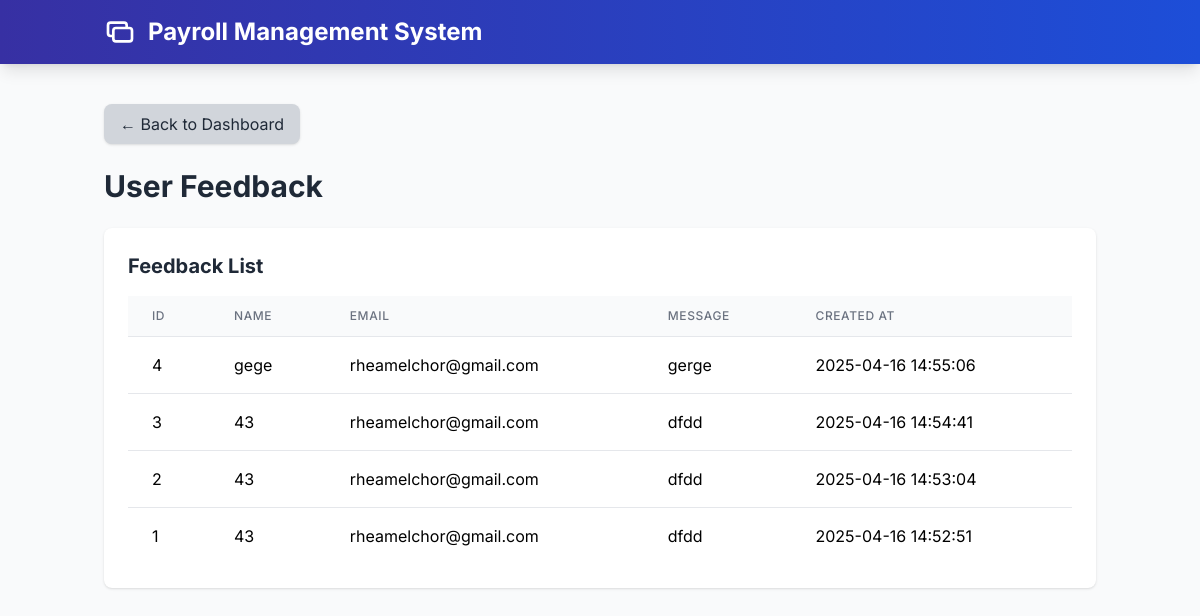
Screenshot of /superadmin/feedback.php (signed in) with the database file from the repository.
### tables this page shows
CREATE TABLE `feedback` (
  `id` int(11) NOT NULL,
  `name` varchar(255) NOT NULL,
  `email` varchar(255) NOT NULL,
  `message` text NOT NULL,
  `created_at` timestamp NOT NULL DEFAULT current_timestamp()
);

### superadmin/feedback.php (the view, shortened to what this page needs)
<?php
include '../config.php';
$sql = "SELECT * FROM feedback ORDER BY created_at DESC";
$result = $conn->query($sql);
$feedbacks = $result->fetch_all(MYSQLI_ASSOC);
?>
<?php include '../components/header.php'; ?>
<div class="container mx-auto px-4 py-10">
    <a href="superadmin.php"
        class="bg-gray-300 text-gray-800 px-4 py-2 rounded-lg shadow hover:bg-gray-400 transition mb-6 inline-block">
        &larr; Back to Dashboard
    </a>
    <h1 class="text-3xl font-bold text-gray-800 mb-6">User Feedback</h1>
    <div class="bg-white shadow rounded-lg p-6">
        <h2 class="text-xl font-bold text-gray-800 mb-4">Feedback List</h2>
        <table class="min-w-full divide-y divide-gray-200">
            <thead class="bg-gray-50">
                <tr>
                    <th class="px-6 py-3 text-left text-xs font-medium text-gray-500 uppercase tracking-wider">ID</th>
                    <th class="px-6 py-3 text-left text-xs font-medium text-gray-500 uppercase tracking-wider">Name</th>
                    <th class="px-6 py-3 text-left text-xs font-medium text-gray-500 uppercase tracking-wider">Email
                    </th>
                    <th class="px-6 py-3 text-left text-xs font-medium text-gray-500 uppercase tracking-wider">Message
                    </th>
                    <th class="px-6 py-3 text-left text-xs font-medium text-gray-500 uppercase tracking-wider">Created
                        At</th>
                </tr>
            </thead>
            <tbody class="bg-white divide-y divide-gray-200">
                <?php if (!empty($feedbacks)): ?>
                    <?php foreach ($feedbacks as $feedback): ?>
                        <tr>
                            <td class="px-6 py-4 whitespace-nowrap"><?= $feedback['id']; ?></td>
                            <td class="px-6 py-4 whitespace-nowrap"><?= htmlspecialchars($feedback['name']); ?></td>
                            <td class="px-6 py-4 whitespace-nowrap"><?= htmlspecialchars($feedback['email']); ?></td>
                            <td class="px-6 py-4 whitespace-nowrap"><?= htmlspecialchars($feedback['message']); ?></td>
                            <td class="px-6 py-4 whitespace-nowrap"><?= $feedback['created_at']; ?></td>
                        </tr>
                    <?php endforeach; ?>
                <?php else: ?>
                    <tr>
                        <td colspan="5" class="px-6 py-4 text-center text-gray-500">No feedback found.</td>
                    </tr>
                <?php endif; ?>
            </tbody>
        </table>
    </div>
</div>

### components/header.php (style rules this page uses)
body { font-family: 'Inter', sans-serif; }

### rows the page displays
feedback: id "4", name "gege", email "rheamelchor@gmail.com", message "gerge", created_at "2025-04-16 14:55:06"
feedback: id "3", name "43", email "rheamelchor@gmail.com", message "dfdd", created_at "2025-04-16 14:54:41"
feedback: id "2", name "43", email "rheamelchor@gmail.com", message "dfdd", created_at "2025-04-16 14:53:04"
feedback: id "1", name "43", email "rheamelchor@gmail.com", message "dfdd", created_at "2025-04-16 14:52:51"
